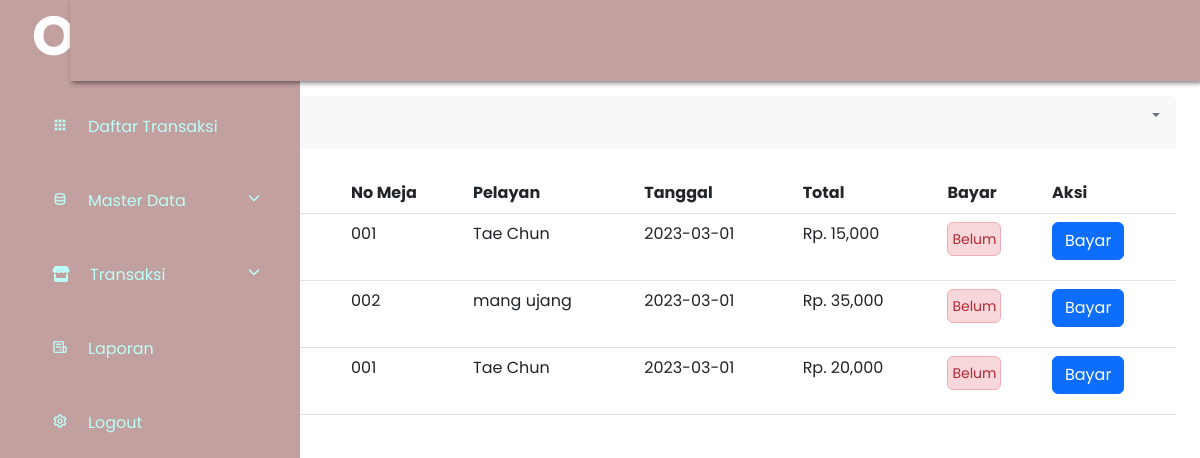
Page /admin/home.php on the committed database.
### tables this page shows
CREATE TABLE `pesanans` (
  `id` int(11) NOT NULL,
  `nama_pelanggan` varchar(110) NOT NULL,
  `table_id` int(11) NOT NULL,
  `pelayan_id` int(11) NOT NULL,
  `tanggal` date NOT NULL,
  `total` int(50) NOT NULL,
  `bayar` enum('sudah','belum') NOT NULL
);

CREATE TABLE `tables` (
  `id` int(11) NOT NULL,
  `table_nama` varchar(100) NOT NULL,
  `status` enum('kosong','terisi') NOT NULL
);

CREATE TABLE `pelayans` (
  `id` int(11) NOT NULL,
  `pelayan_nama` varchar(100) NOT NULL
);

### admin/pesanan.php (the view, shortened to what this page needs)
<div class="row mt-4 pt-4">
    <div class="col-md-12">
        <div class="card border-0 card-h-100">
            <div class="card-header border-0 d-flex justify-content-between">
                <h4 class="d-inline">
                    Recent orders
                <div class="dropdown">
                    <a href="" class="dropdown-toggle no-arrow text-secondary" role="button" data-bs-toggle="dropdown" aria-haspopup="true" aria-expanded="false">
                    </a>
                </div>
            </div>
            <div class="">
                <table class="table mt-4">
                    <thead>
                        <tr>
                            <th>No</th>
                            <th>Nama Produk</th>
                            <th>No Meja</th>
                            <th>Pelayan</th>
                            <th>Tanggal</th>
                            <th>Total</th>
                            <th>Bayar</th>
                            <th>Aksi</th>
                        </tr>
                    </thead>
                    <?php
                    $sql = "SELECT pesanans.id, pesanans.nama_pelanggan, pesanans.table_id, pesanans.bayar, pesanans.tanggal, pesanans.total, tables.table_nama, pelayans.pelayan_nama
                    FROM  tables
                    INNER JOIN pesanans
                    on pesanans.table_id = tables.id
                    INNER JOIN pelayans
                    on pelayans.id = pesanans.pelayan_id ORDER BY pesanans.tanggal DESC";
                    $result = $conn->query($sql);
                    $no = 1;
                    while ($row=$result->fetch_assoc()){
                    ?>
                        <tr>
                            <td><?php echo $no++ ?></td>
                            <td><?php echo $row["nama_pelanggan"]?></td>
                            <td><?php echo $row["table_nama"]?></td>
                            <td><?php echo $row["pelayan_nama"]?></td>
                            <td><?php echo $row["tanggal"]?></td>
                            <td>Rp. <?php echo number_format($row["total"])?></td>
                            <td>
                            <?php if($row["bayar"] == "belum") : ?>
                                <button class="btn alert alert-danger p-1 " ><small>Belum</small></button>
                            <?php else : ?>
                                <button class="btn alert alert-success p-1 " ><small>Sudah</small></button>
                            <?php endif ?>
                            </td>
                            <td>
                                <?php if($row["bayar"] == "belum") : ?>
                                <a href="pesanan_detail.php?id=<?php echo $row['id'] ?>">
                                    <button class="btn btn-primary">
                                        Bayar
                                    </button>
                                </a>
                                <?php endif ?>
                            </td>
                        </tr>
                    <?php
                    }
                    ?>
                </table>
            </div>
        </div>
    </div>
</div>

### style.css (style rules this page uses)
* { padding: 0; margin: 0; box-sizing: border-box; list-style-type: none; text-decoration: none; font-family: "Poppins", sans-serif; }

### rows in the picture
pesanans: table.table_nama "001", pelayan.pelayan_nama "Tae Chun", tanggal "2023-03-01", total "15,000", bayar "Belum"
pesanans: table.table_nama "002", pelayan.pelayan_nama "mang ujang", tanggal "2023-03-01", total "35,000", bayar "Belum"
pesanans: table.table_nama "001", pelayan.pelayan_nama "Tae Chun", tanggal "2023-03-01", total "20,000", bayar "Belum"
